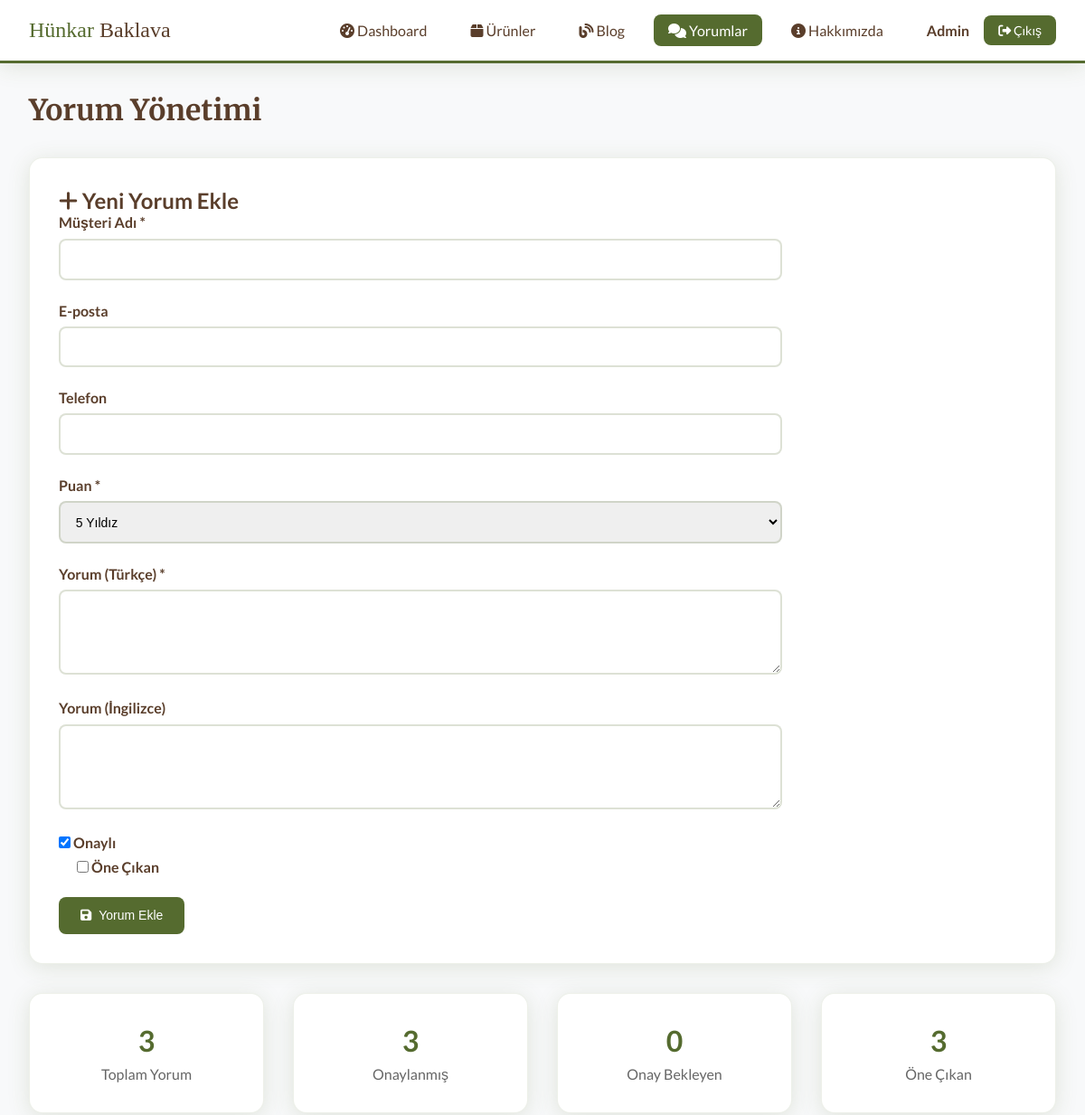
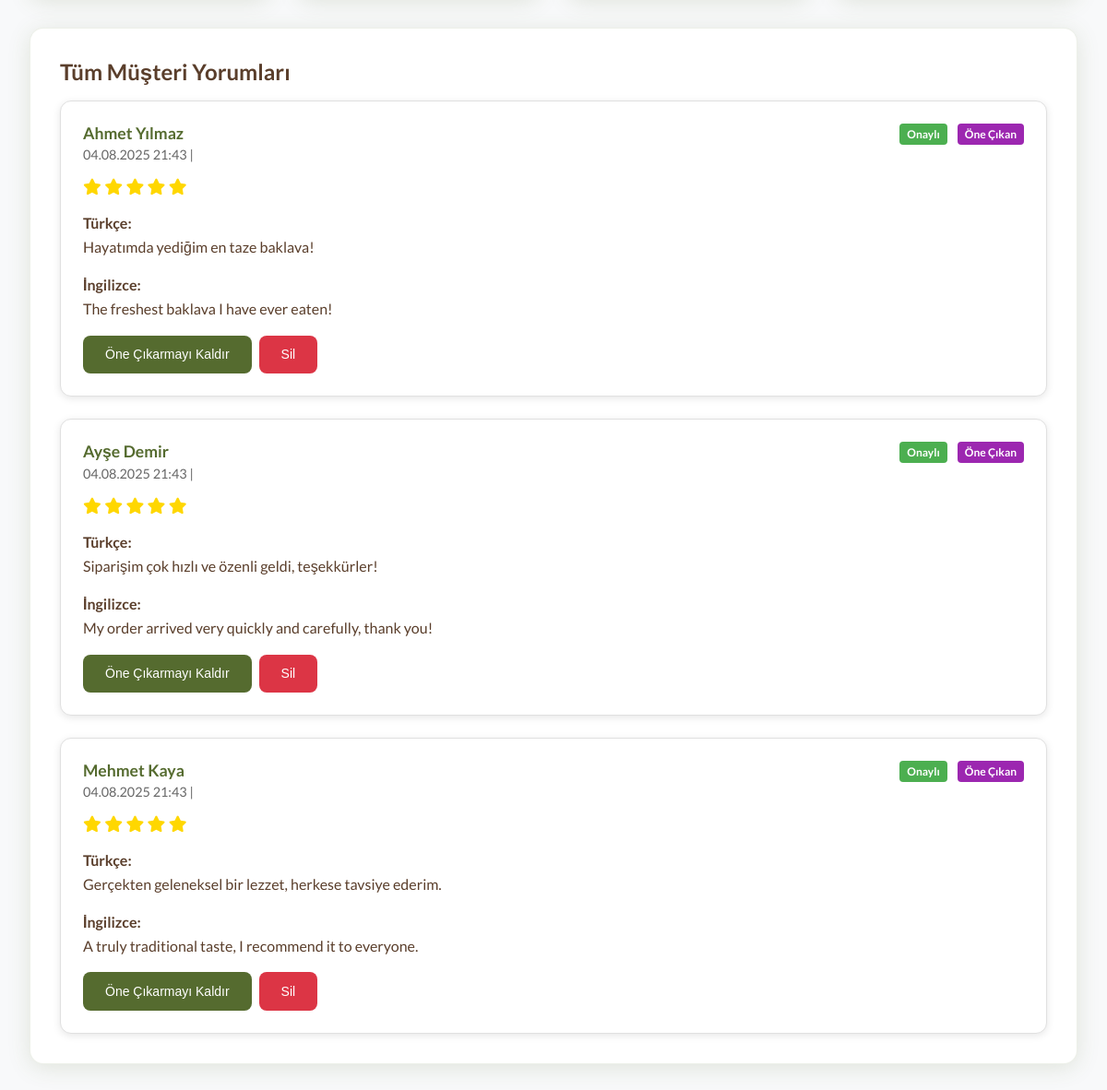
Page /admin/testimonials.php (signed in) on the committed database (2 pictures, top to bottom).
### tables this page shows
CREATE TABLE testimonials (
    id INT AUTO_INCREMENT PRIMARY KEY,
    customer_name VARCHAR(100) NOT NULL,
    comment_tr TEXT NOT NULL,
    comment_en TEXT NOT NULL,
    rating INT CHECK (rating >= 1 AND rating <= 5),
    is_approved BOOLEAN DEFAULT FALSE,
    is_featured BOOLEAN DEFAULT FALSE,
    customer_email VARCHAR(100),
    customer_phone VARCHAR(20),
    created_at TIMESTAMP DEFAULT CURRENT_TIMESTAMP,
    updated_at TIMESTAMP DEFAULT CURRENT_TIMESTAMP ON UPDATE CURRENT_TIMESTAMP
);

### admin/config/database.php (called while the page is built, shortened)
<?php
function format_date($date, $format = 'd.m.Y H:i') {
    return date($format, strtotime($date));
}
?>

### admin/testimonials.php (the view, shortened to what this page needs)
<?php
require_once 'config/database.php';
$stmt = $pdo->query("SELECT * FROM testimonials ORDER BY created_at DESC");
$testimonials = $stmt->fetchAll();
?>
<?php include 'includes/header.php'; ?>
<div class="page-header">
    <h1 class="page-title">Yorum Yönetimi</h1>
</div>
<div class="card">
    <h2><i class="fas fa-plus"></i> Yeni Yorum Ekle</h2>
    <form method="POST" class="testimonial-form">
        <div class="form-row">
            <div class="form-group">
                <label for="customer_name">Müşteri Adı *</label>
                <input type="text" id="customer_name" name="customer_name" class="form-control" required>
            </div>
            <div class="form-group">
                <label for="customer_email">E-posta</label>
                <input type="email" id="customer_email" name="customer_email" class="form-control">
            </div>
        </div>
        <div class="form-row">
            <div class="form-group">
                <label for="customer_phone">Telefon</label>
                <input type="tel" id="customer_phone" name="customer_phone" class="form-control">
            </div>
            <div class="form-group">
                <label for="rating">Puan *</label>
                <select id="rating" name="rating" class="form-control" required>
                    <option value="5">5 Yıldız</option>
                </select>
            </div>
        </div>
        <div class="form-group">
            <label for="comment_tr">Yorum (Türkçe) *</label>
            <textarea id="comment_tr" name="comment_tr" class="form-control" required rows="4"></textarea>
        </div>
        <div class="form-group">
            <label for="comment_en">Yorum (İngilizce)</label>
            <textarea id="comment_en" name="comment_en" class="form-control" rows="4"></textarea>
        </div>
        <div class="form-group">
            <label>
                <input type="checkbox" name="is_approved" value="1" checked> Onaylı
            </label>
            <label style="margin-left: 20px;">
                <input type="checkbox" name="is_featured" value="1"> Öne Çıkan
            </label>
        </div>
        <button type="submit" class="btn">
            <i class="fas fa-save"></i> Yorum Ekle
        </button>
    </form>
</div>
<?php
$total_reviews = count($testimonials);
$approved_reviews = count(array_filter($testimonials, function($t) { return $t['is_approved']; }));
$pending_reviews = $total_reviews - $approved_reviews;
$featured_reviews = count(array_filter($testimonials, function($t) { return $t['is_featured']; }));
?>
<div class="grid grid-4">
    <div class="card">
        <div class="stat-number"><?php echo $total_reviews; ?></div>
        <div class="stat-label">Toplam Yorum</div>
    </div>
    <div class="card">
        <div class="stat-number"><?php echo $approved_reviews; ?></div>
        <div class="stat-label">Onaylanmış</div>
    </div>
    <div class="card">
        <div class="stat-number"><?php echo $pending_reviews; ?></div>
        <div class="stat-label">Onay Bekleyen</div>
    </div>
    <div class="card">
        <div class="stat-number"><?php echo $featured_reviews; ?></div>
        <div class="stat-label">Öne Çıkan</div>
    </div>
</div>
<div class="card">
    <h2>Tüm Müşteri Yorumları</h2>
    <?php if (empty($testimonials)): ?>
        <p>Henüz yorum bulunmuyor.</p>
    <?php else: ?>
        <div class="testimonials-grid">
            <?php foreach ($testimonials as $testimonial): ?>
                <div class="testimonial-card">
                    <div class="testimonial-header">
                        <div>
                            <div class="customer-name"><?php echo htmlspecialchars($testimonial['customer_name']); ?></div>
                            <div class="testimonial-meta">
                                <?php echo format_date($testimonial['created_at']); ?> |
                            </div>
                        </div>
                        <div>
                            <?php if ($testimonial['is_approved']): ?>
                                <span class="status-badge status-approved">Onaylı</span>
                            <?php else: ?>
                                <span class="status-badge status-pending">Onay Bekliyor</span>
                            <?php endif; ?>
                            <?php if ($testimonial['is_featured']): ?>
                                <span class="status-badge status-featured">Öne Çıkan</span>
                            <?php endif; ?>
                        </div>
                    </div>
                    <div class="rating">
                        <?php for ($i = 1; $i <= 5; $i++): ?>
                            <i class="fas fa-star<?php echo $i <= $testimonial['rating'] ? '' : '-o'; ?>"></i>
                        <?php endfor; ?>
                    </div>
                    <div class="testimonial-content">
                        <strong>Türkçe:</strong><br>
                        <?php echo htmlspecialchars($testimonial['comment_tr']); ?>
                    </div>
                    <?php if (!empty($testimonial['comment_en'])): ?>
                    <div class="testimonial-content">
                        <strong>İngilizce:</strong><br>
                        <?php echo htmlspecialchars($testimonial['comment_en']); ?>
                    </div>
                    <?php endif; ?>
                    <div class="testimonial-actions">
                        <form method="POST" style="display: inline;">
                            <button type="submit" class="btn <?php echo $testimonial['is_featured'] ? 'btn-warning' : 'btn'; ?>">
                                <?php echo $testimonial['is_featured'] ? 'Öne Çıkarmayı Kaldır' : 'Öne Çıkar'; ?>
                            </button>
                        </form>
                        <form method="POST" style="display: inline;">
                            <button type="submit" class="btn btn-danger" onclick="return confirm('Bu yorumu silmek istediğinizden emin misiniz?')">Sil</button>
                        </form>
                    </div>
                </div>
            <?php endforeach; ?>
        </div>
    <?php endif; ?>
</div>
<?php include 'includes/footer.php'; ?>

### admin/includes/header.php (shortened to what this page needs)
<!DOCTYPE html>
<html lang="tr">
<head>
    <link rel="stylesheet" href="https://cdnjs.cloudflare.com/ajax/libs/font-awesome/6.4.0/css/all.min.css">
</head>
<body>
    <header class="admin-header">
        <div class="header-content">
            <a href="index.php" class="logo">
                Hünkar <span>Baklava</span>
            </a>
            <div class="nav-section">
                <nav class="nav-links">
                    <a href="index.php" class="nav-link <?php echo basename($_SERVER['PHP_SELF']) == 'index.php' ? 'active' : ''; ?>">
                        <i class="fas fa-tachometer-alt"></i> Dashboard
                    </a>
                    <a href="products.php" class="nav-link <?php echo basename($_SERVER['PHP_SELF']) == 'products.php' ? 'active' : ''; ?>">
                        <i class="fas fa-box"></i> Ürünler
                    </a>
                    <a href="blog.php" class="nav-link <?php echo basename($_SERVER['PHP_SELF']) == 'blog.php' ? 'active' : ''; ?>">
                        <i class="fas fa-blog"></i> Blog
                    </a>
                    <a href="testimonials.php" class="nav-link <?php echo basename($_SERVER['PHP_SELF']) == 'testimonials.php' ? 'active' : ''; ?>">
                        <i class="fas fa-comments"></i> Yorumlar
                    </a>
                    <a href="about.php" class="nav-link <?php echo basename($_SERVER['PHP_SELF']) == 'about.php' ? 'active' : ''; ?>">
                        <i class="fas fa-info-circle"></i> Hakkımızda
                    </a>
                </nav>
                <div class="user-info">
                    <span class="user-name">Admin</span>
                    <a href="logout.php" class="logout-btn">
                        <i class="fas fa-sign-out-alt"></i> Çıkış
                    </a>
                </div>
            </div>
        </div>
    </header>
    <main class="admin-container">

### admin/includes/footer.php
    </main>
</body>
</html>

### admin/includes/header.php (style rules this page uses)
:root { --pistachio-green: #556B2F; --light-green: #6B8E23; --dark-brown: #5A3E2B; --white: #FFFFFF; --wheat: #F8F9FA; --shadow-soft: 0 4px 24px rgba(85,107,47,0.15); --shadow-hover: 0 8px 32px rgba(85,107,47,0.25); }
* { margin: 0; padding: 0; box-sizing: border-box; }
body { font-family: 'Lato', sans-serif; background: var(--wheat); color: var(--dark-brown); }
.admin-header { background: var(--white); padding: 1rem 2rem; box-shadow: var(--shadow-soft); border-bottom: 3px solid var(--pistachio-green); position: sticky; top: 0; z-index: 1000; }
.header-content { display: flex; justify-content: space-between; align-items: center; max-width: 1400px; margin: 0 auto; }
.logo { font-family: 'Playfair Display', serif; font-size: 1.5rem; color: var(--pistachio-green); text-decoration: none; }
.logo span { color: var(--dark-brown); }
.nav-section { display: flex; align-items: center; gap: 2rem; }
.nav-links { display: flex; gap: 1rem; }
.nav-link { color: var(--dark-brown); text-decoration: none; padding: 0.5rem 1rem; border-radius: 8px; transition: all 0.3s ease; font-weight: 500; }
.nav-link:hover, .nav-link.active { background: var(--pistachio-green); color: var(--white); }
.user-info { display: flex; align-items: center; gap: 1rem; }
.user-name { font-weight: 600; color: var(--dark-brown); }
.logout-btn { background: var(--pistachio-green); color: var(--white); border: none; padding: 0.5rem 1rem; border-radius: 8px; text-decoration: none; font-size: 14px; transition: all 0.3s ease; }
.admin-container { max-width: 1400px; margin: 0 auto; padding: 2rem; }
.page-header { display: flex; justify-content: space-between; align-items: center; margin-bottom: 2rem; flex-wrap: wrap; gap: 1rem; }
.page-title { font-family: 'Merriweather', serif; color: var(--dark-brown); font-size: 2rem; }
.btn { background: var(--pistachio-green); color: var(--white); border: none; padding: 0.8rem 1.5rem; border-radius: 8px; text-decoration: none; font-size: 14px; transition: all 0.3s ease; cursor: pointer; display: inline-flex; align-items: center; gap: 0.5rem; }
.btn-danger { background: #dc3545; }
.card { background: var(--white); border-radius: 15px; padding: 2rem; margin-bottom: 2rem; box-shadow: var(--shadow-soft); border: 1px solid rgba(85,107,47,0.1); }
.form-group { margin-bottom: 1.5rem; }
.form-group label { display: block; margin-bottom: 0.5rem; font-weight: 600; color: var(--dark-brown); }
.form-control { width: 100%; padding: 0.8rem; border: 2px solid rgba(85,107,47,0.2); border-radius: 8px; font-size: 14px; transition: border-color 0.3s ease; }
.grid { display: grid; gap: 2rem; }
.grid-4 { grid-template-columns: repeat(4, 1fr); }

### admin/testimonials.php (style rules this page uses)
.testimonial-form { max-width: 800px; }
.testimonials-grid { display: grid; gap: 1.5rem; margin-top: 1rem; }
.testimonial-card { background: white; padding: 1.5rem; border-radius: 12px; border: 1px solid #e0e0e0; box-shadow: 0 2px 8px rgba(0,0,0,0.1); }
.testimonial-header { display: flex; justify-content: space-between; align-items: flex-start; margin-bottom: 1rem; }
.customer-name { font-size: 1.1rem; font-weight: bold; color: var(--pistachio-green); margin-bottom: 0.25rem; }
.testimonial-meta { color: #666; font-size: 0.9rem; }
.rating { color: #FFD700; font-size: 1.1rem; margin-bottom: 1rem; }
.testimonial-content { margin-bottom: 1rem; line-height: 1.6; }
.testimonial-actions { display: flex; gap: 0.5rem; flex-wrap: wrap; }
.status-badge { padding: 0.25rem 0.5rem; border-radius: 4px; font-size: 0.75rem; font-weight: bold; margin-left: 0.5rem; }
.status-approved { background: #4CAF50; color: white; }
.status-featured { background: #9C27B0; color: white; }
.stat-number { font-size: 2rem; font-weight: bold; color: var(--pistachio-green); text-align: center; }
.stat-label { color: #666; text-align: center; margin-top: 0.5rem; }

### rows in the picture
testimonials: customer_name "Ahmet Yılmaz", created_at "04.08.2025 21:43", is_approved "Onaylı", is_featured "Öne Çıkan", rating 5 (drawn), comment_tr "Hayatımda yediğim en taze baklava!", comment_en "The freshest baklava I have ever eaten!"
testimonials: customer_name "Ayşe Demir", created_at "04.08.2025 21:43", is_approved "Onaylı", is_featured "Öne Çıkan", rating 5 (drawn), comment_tr "Siparişim çok hızlı ve özenli geldi, teşekkürler!", comment_en "My order arrived very quickly and carefully, thank you!"
testimonials: customer_name "Mehmet Kaya", created_at "04.08.2025 21:43", is_approved "Onaylı", is_featured "Öne Çıkan", rating 5 (drawn), comment_tr "Gerçekten geleneksel bir lezzet, herkese tavsiye ederim.", comment_en "A truly traditional taste, I recommend it to everyone."

### other values in the picture
$total_reviews "3"
$approved_reviews "3"
$pending_reviews "0"
$featured_reviews "3"
